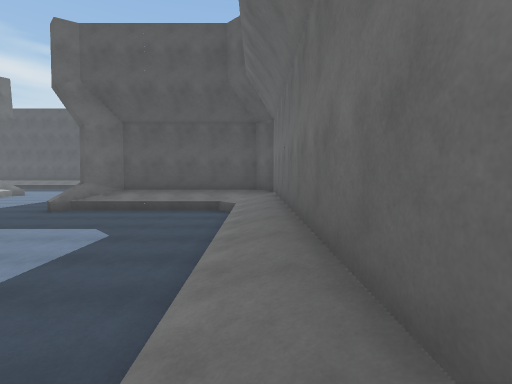
View 1 (above)

21 first-person views from a walk through a Unity game level. The camera is 1.3 m above the floor, tilts 4° down and sees 85° across. The floor is counted in squares, 2 m on a side. Each view is taken from the middle of a square. On the plan, view 1 faces up. The plan holds only what a view shows up to about 9 squares ahead; the rest is blank. The place goes on beyond the plan. The player is left out. Surface patterns are stand-ins for the level's own textures.

View 2
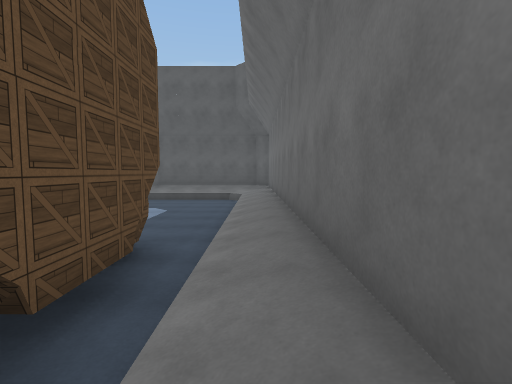

View 3
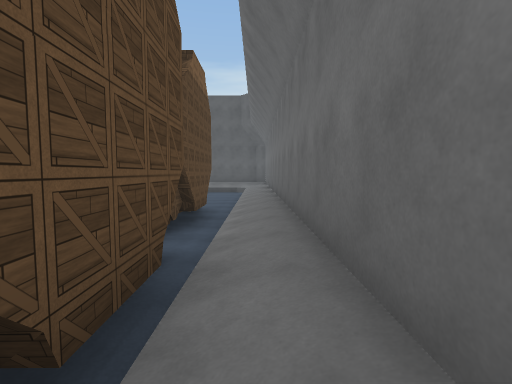

View 4
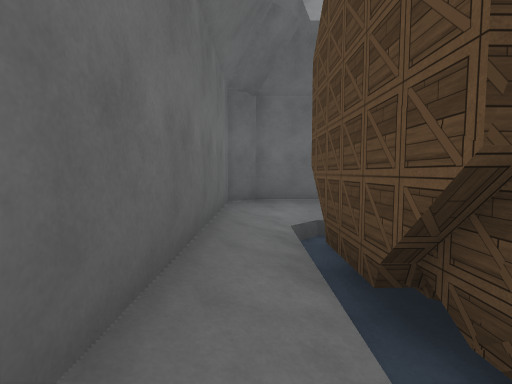

View 5
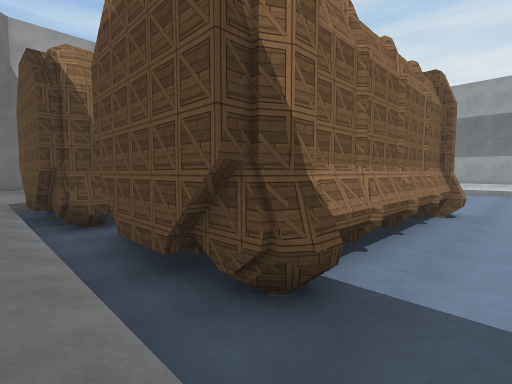

View 6
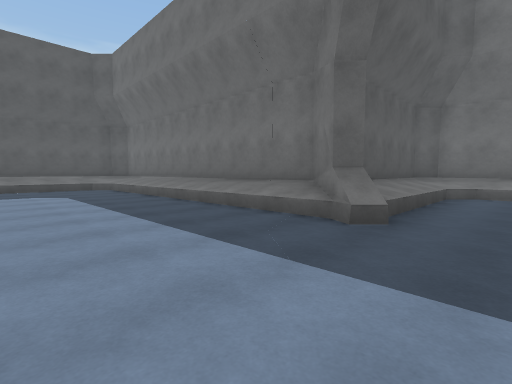

View 7
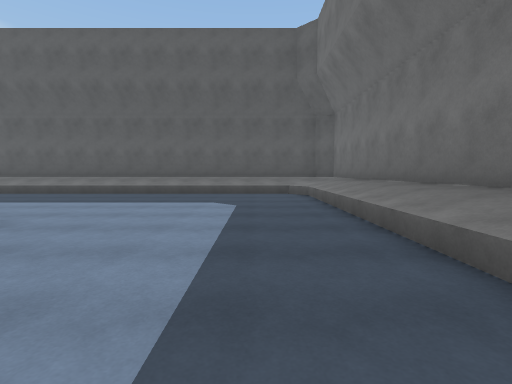

View 8
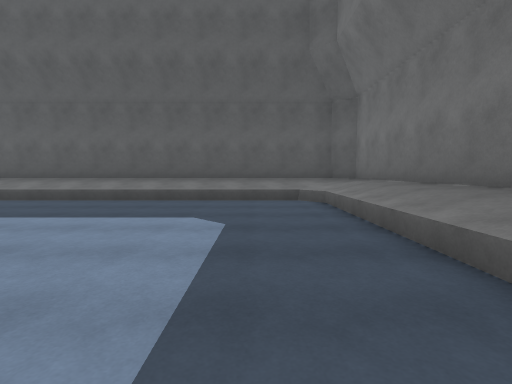

View 9
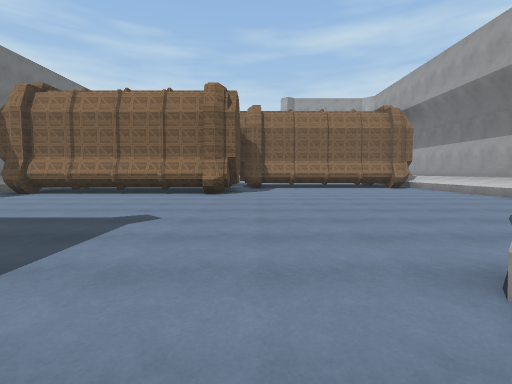

View 10
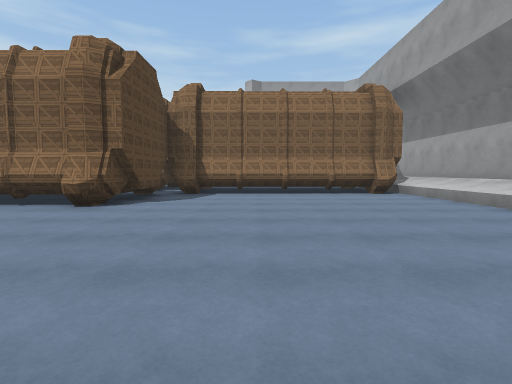

View 11
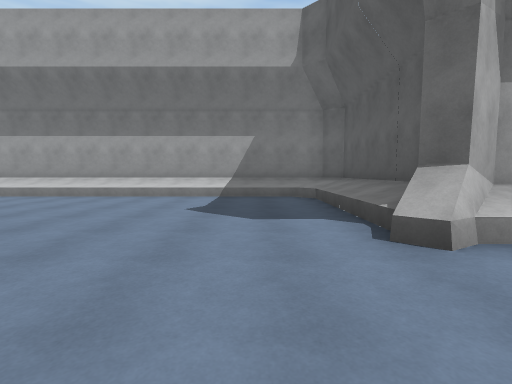

View 12
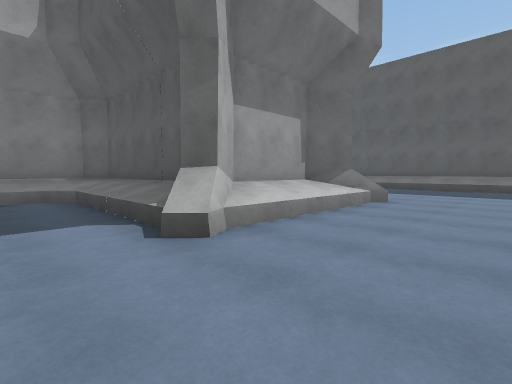

View 13
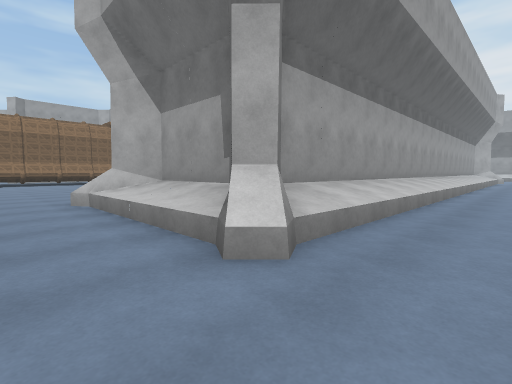

View 14
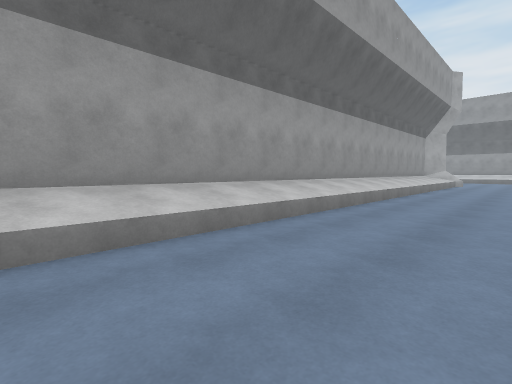

View 15
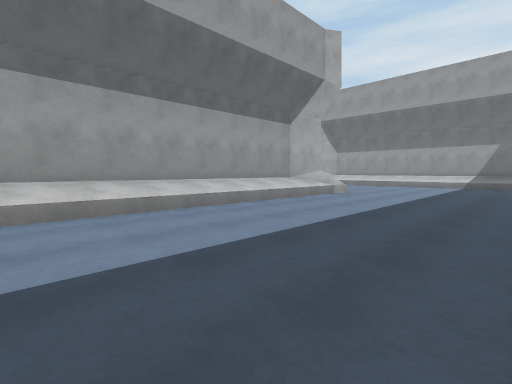

View 16
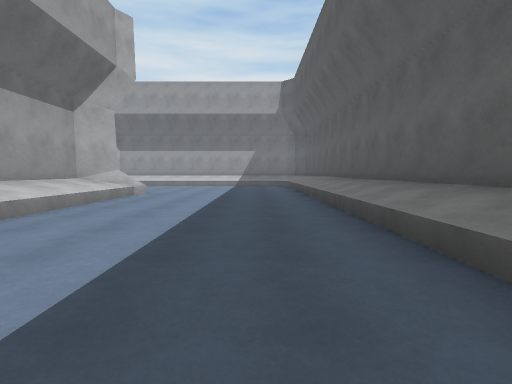

View 17
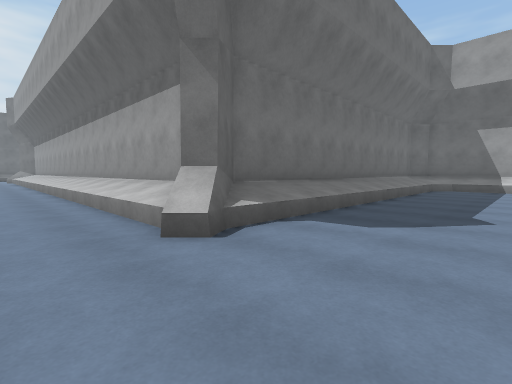

View 18
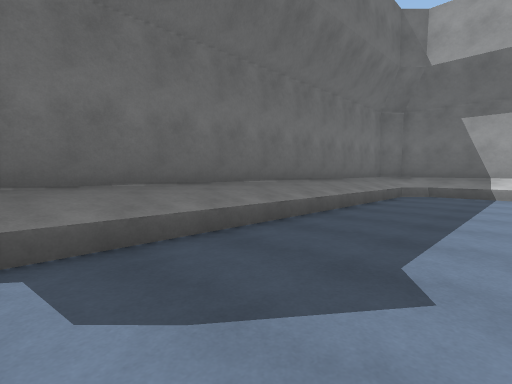

View 19
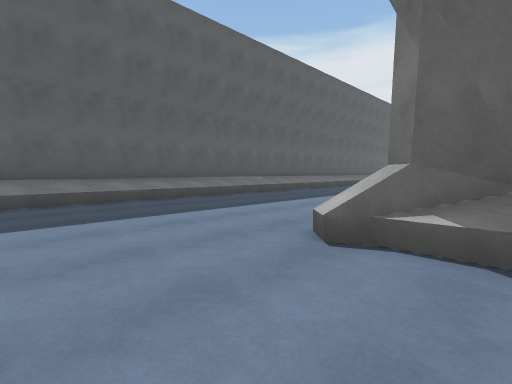

View 20
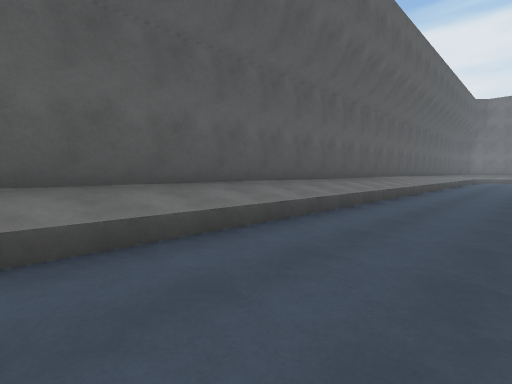

View 21
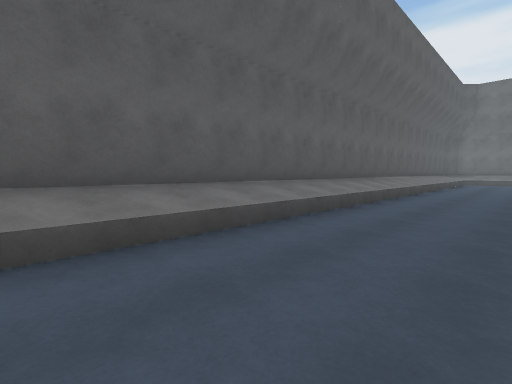

### Floor plan
Key: @ floor where view 1 was taken; # wall or solid block; . floor; / step, stairs or slope; ^ raised ledge.
Columns run from 33 left of view 1 to 1 right of it. Each row starts with its distance up from view 1.
 19 ##############################
 18 /////////////////////////////#
 17 ............................/#
 16 ............................/#
 15 ............................/#
 14 ............................/#
 13 ............................/#
 12 ...#^^^^^^^^^^^^^^^^^^#...../#
 11 .../##################/...../#
 10 .../#               ##/...../#
  9 .../#           ######/.....#######
  8 .../#           #////##.....#/////#
  7 .../#           #/.............../#
  6 .../#           #/.............../#
  5 .../#           #/.............../#
  4 .../#           #/.............../#
  3 .../#           #/.............../#
  2 ////#           #/.............../#
  1 #####           #/.............../#
  0                 #/.......########@#
 -1                 #/.......#      #/#
 -2                 #/......##      #/#
 -3                 #/#######       #/#
 -4                                 #/#
 -5                                 #/#
 -6                                 #/#
 -7                                 #/#
 -8                                 //#
 -9                                 ###

Where each view was taken, in squares from view 1:
view 1: 0 up, 0 right, facing up
view 2: 3 down, 0 right, facing up
view 3: 7 down, 0 right, facing up
view 4: 3 down, 0 right, facing down
view 5: 2 up, 0 right, facing down-left
view 6: 6 up, 9 left, facing up-right
view 7: 9 up, 7 left, facing up
view 8: 11 up, 7 left, facing up
view 9: 9 up, 9 left, facing down
view 10: 6 up, 11 left, facing down
view 11: 6 up, 8 left, facing left
view 12: 6 up, 8 left, facing up-left
view 13: 14 up, 9 left, facing down-left
view 14: 15 up, 15 left, facing down-left
view 15: 17 up, 22 left, facing down-left
view 16: 16 up, 22 left, facing left
view 17: 14 up, 33 left, facing down-right
view 18: 11 up, 33 left, facing down-right
view 19: 11 up, 33 left, facing up-right
view 20: 15 up, 27 left, facing up-right
view 21: 15 up, 23 left, facing up-right
